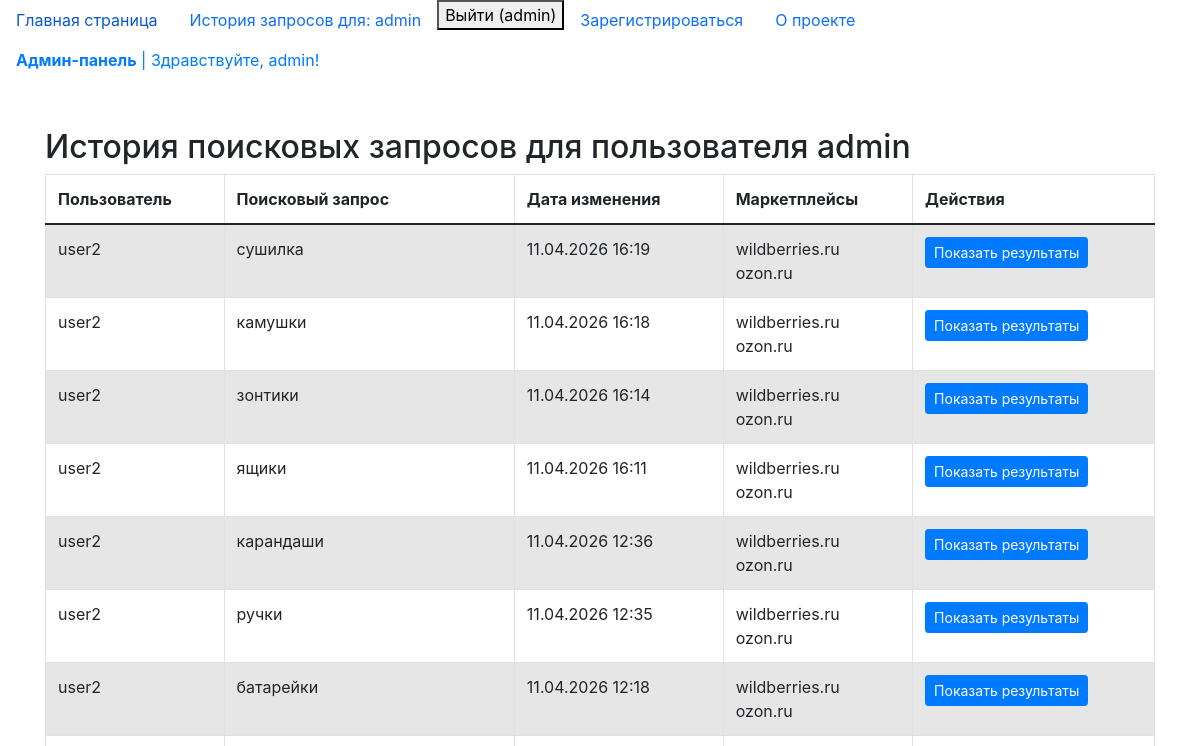
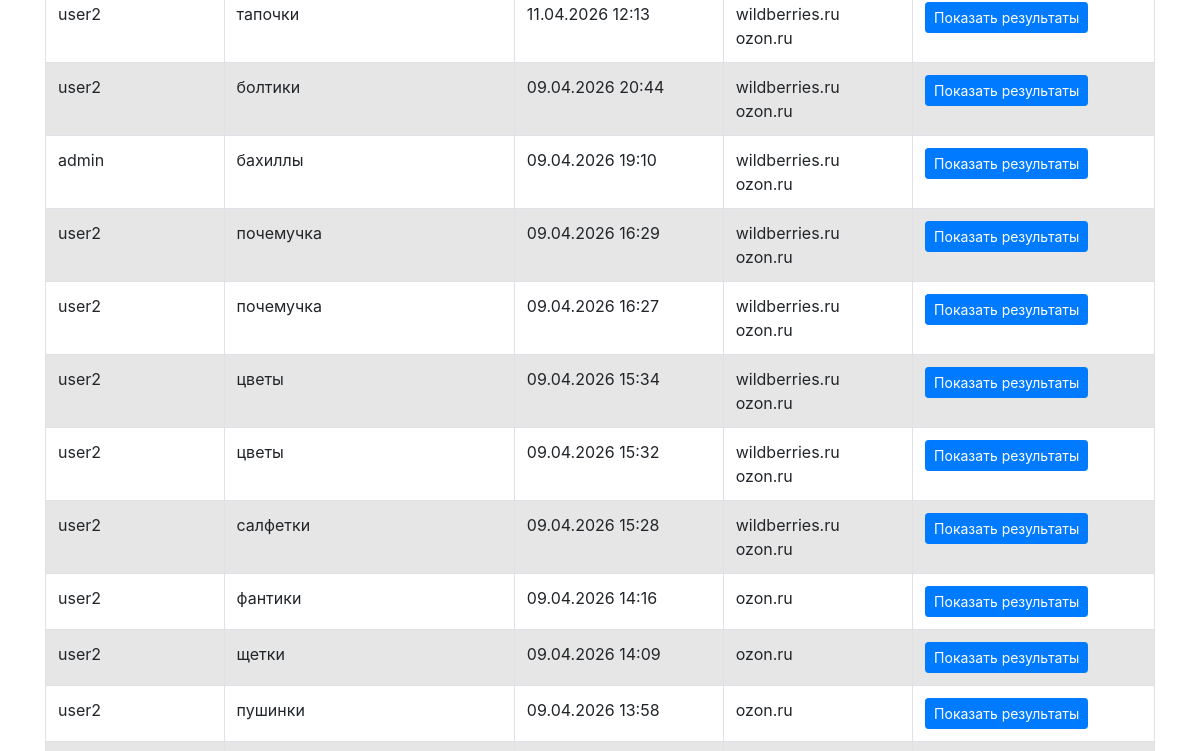
Before: /query_list/ (signed in, upper part) with the older database file (2 pictures, top to bottom).
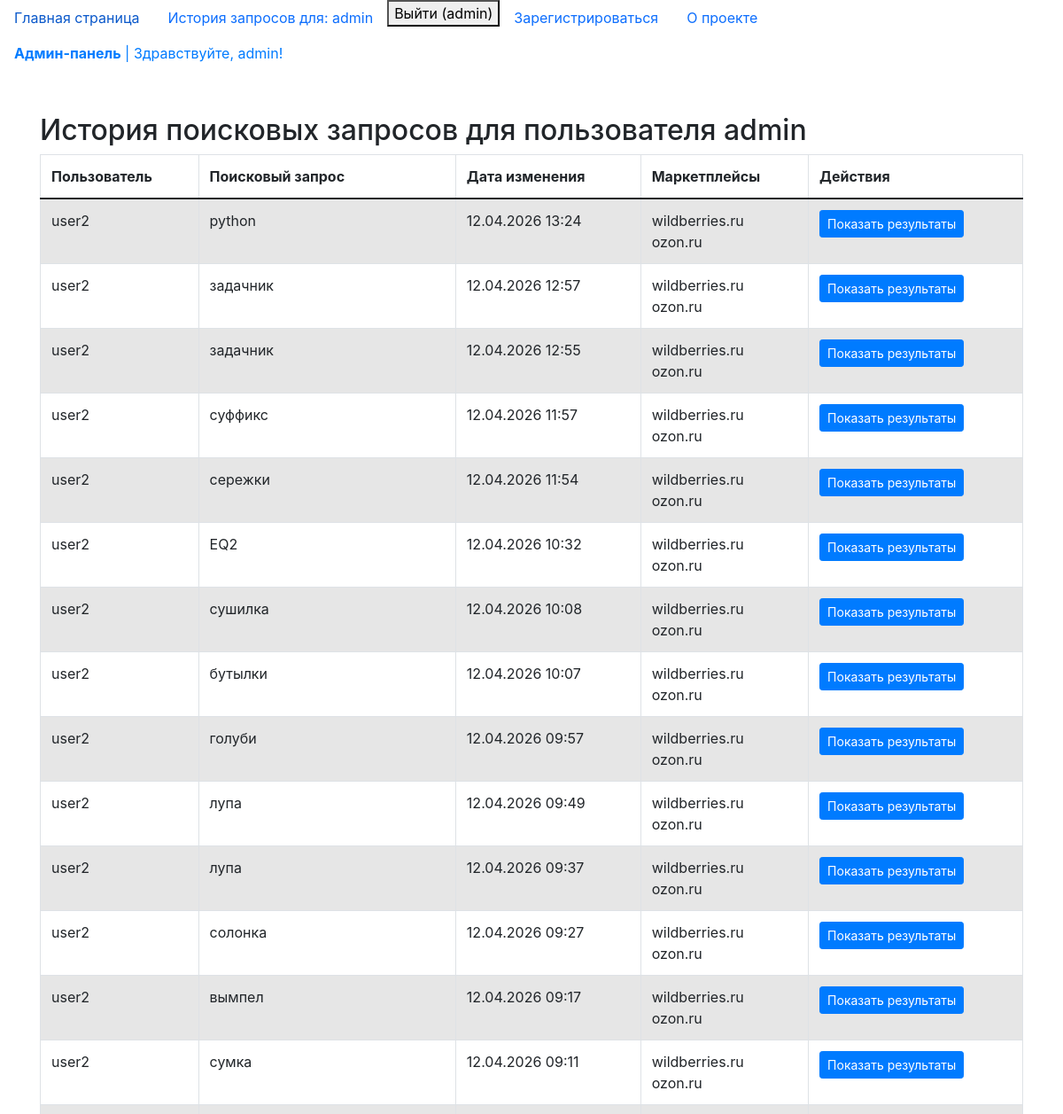
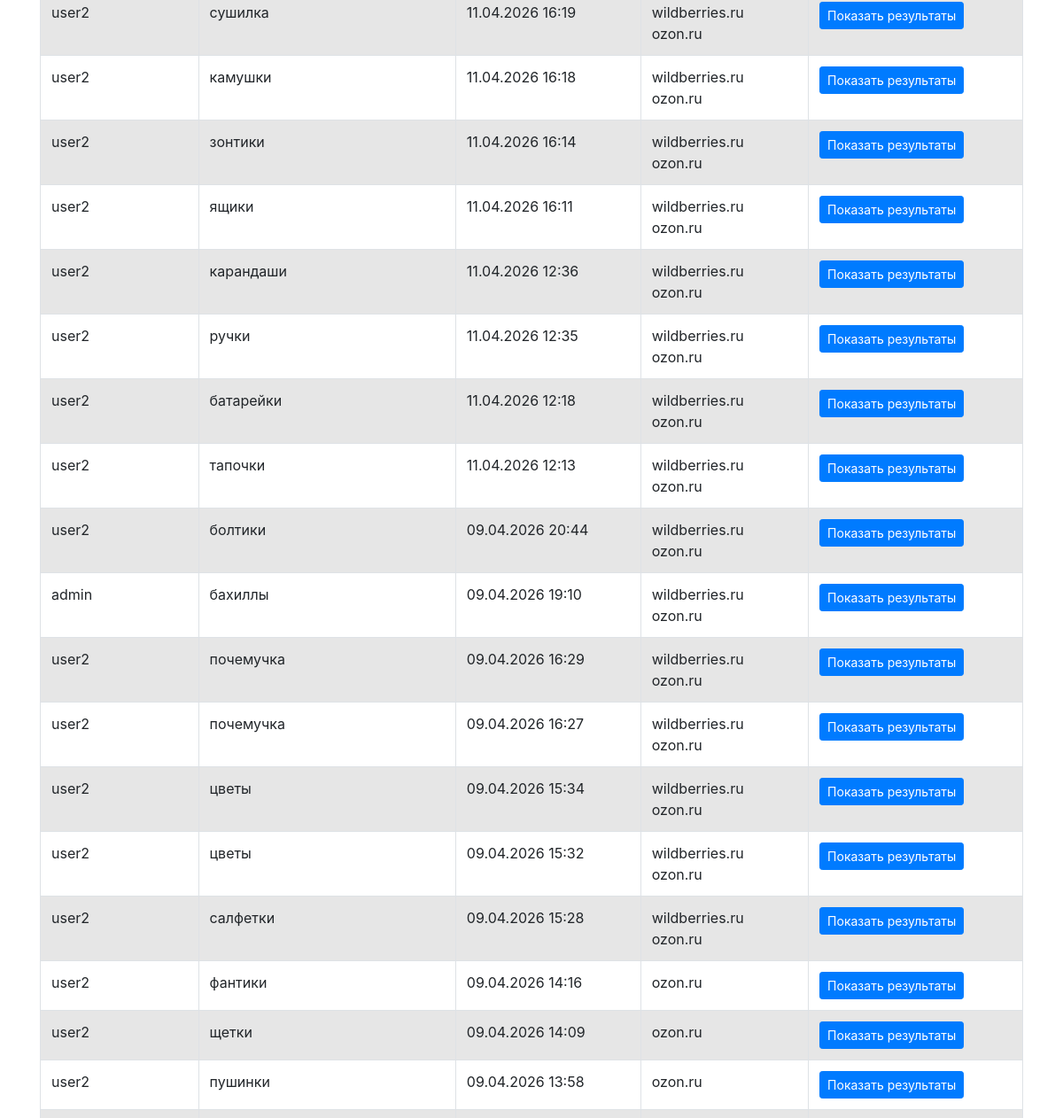
After: the same page with the newer database file (2 pictures, top to bottom).
### custom_user_app/models/CustomUser.py (models this page shows, shortened)
class CustomUser(AbstractUser):
    """Поле имени пользователя: уникальное, максимум 70 символов."""
    username = models.CharField(
        max_length=70,
        unique=True,
        verbose_name="Имя пользователя.",
    )
    """Поле электронной почты: уникальное, валидируется как email."""
    email = models.EmailField(unique=True, verbose_name="Электронная почта")
    """Дата и время создания записи (устанавливается один раз при создании)."""
    created_at = models.DateTimeField(
        auto_now_add=True, verbose_name="Создано"
    )
    """Дата и время последнего обновления записи (автоматически обновляется при сохранении)."""
    updated_at = models.DateTimeField(auto_now=True, verbose_name="Изменено")
    USERNAME_FIELD = "username"  # Поле, используемое для аутентификации (вместо email)
    REQUIRED_FIELDS = ["email"]  # Список полей, запрашиваемых при создании пользователя через createsuperuser
    objects = CustomUserManager()  # Использование кастомного менеджера пользователей

### web_scraping/models/searchers.py (models this page shows, shortened)
class Searchers(BaseModel):
    class Meta:
        verbose_name = "Запрос"  # Человекочитаемое имя модели в единственном числе
        verbose_name_plural = "Запросы"  # Человекочитаемое имя модели во множественном числе
    """Связь с моделью CustomUser. Указывает, какой пользователь сделал запрос.
    При удалении пользователя все его поисковые запросы также будут удалены (CASCADE)."""
    user = models.ForeignKey(
        CustomUser,
        on_delete=models.CASCADE,
        verbose_name="Пользователь",
    )
    """Текст поискового запроса. Максимальная длина — 100 символов.
    Минимальное количество символов — 2 (проверяется валидатором MinLengthValidator)."""
    query = models.CharField(
        max_length=100,
        verbose_name="Поисковый запрос",
        validators=[MinLengthValidator(2)],
    )
    """Связь многие‑ко‑многим с моделью Product. Указывает на товары,
    найденные по данному запросу. related_name позволяет обращаться
    к запросам из объекта Product через атрибут 'searches'."""
    products = models.ManyToManyField(
        Product,
        related_name="searches",
        verbose_name="Найденные товары",
    )
    """Связь многие‑ко‑многим с моделью Marketplace. Указывает,
    на каких маркетплейсах производился поиск по запросу.
    related_name позволяет обращаться к запросам из объекта Marketplace
    через атрибут 'searches'."""
    marketplaces = models.ManyToManyField(
        Marketplace,
        related_name="searches",
        verbose_name="Маркетплейсы для поиска",
    )

### web_scraping/models/marketplace.py (models this page shows, shortened)
class Marketplace(BaseModel):
    class Meta:
        verbose_name = "Маркетплейс"  # Человекочитаемое имя модели в единственном числе
        verbose_name_plural = "Маркетплейсы"  # Человекочитаемое имя модели во множественном числе
    """Название маркетплейса. Максимальная длина — 100 символов."""
    name = models.CharField(
        max_length=100,
        verbose_name="Название маркетплейса",
    )
    """Базовый URL маркетплейса. Поле автоматически валидирует корректность URL."""
    base_url = models.URLField(verbose_name="Базовый URL")

### web_scraping/views/query_list.py (the view, shortened to what this page needs)
# urls.py: path("query_list/", query_list, name="query_list"),
@login_required(login_url="login")
def query_list(request):
    if request.user.is_superuser:
        searchers = Searchers.objects.all().order_by("-id")
    else:
        searchers = Searchers.objects.filter(user=request.user).order_by("-id")
    marketplaces = Marketplace.objects.all()
    context = {
        "marketplaces": marketplaces,  # Список маркетплейсов
        "searchers": searchers,      # Список поисковых запросов
        "current_user": request.user  # Текущий пользователь
    }
    return render(
        request,
        "web_scarping/search_list.html",
        context=context,
    )

### web_scraping/templates/web_scarping/search_list.html (shortened to what this page needs)
{% extends 'web_scarping/base.html' %}
{% block body %}
<div class="container mt-5">
    <h2>История поисковых запросов для пользователя {{ user.username }}</h2>
    <div class="row">
        <div class="col-md-12">
            <table class="table table-striped table-bordered">
                <thead>
                    <tr>
                        <th>Пользователь</th>
                        <th>Поисковый запрос</th>
                        <th>Дата изменения</th>
                        <th>Маркетплейсы</th>
                        <th>Действия</th>
                    </tr>
                </thead>
                <tbody>
                    {% for search in searchers %}
                    <tr>
                        <td>{{ search.user.username }}</td>
                        <td>{{ search.query }}</td>
                        <td>{{ search.updated_at|date:"d.m.Y H:i" }}</td>
                        <td>
                            {% for marketplace in search.marketplaces.all %}
                                {{ marketplace.name }}<br>
                            {% empty %}
                                Маркетплейсы не выбраны
                            {% endfor %}
                        </td>
                        <td>
                            <a href="{% url 'query_result' search.id %}"
                               class="btn btn-primary btn-sm">
                                 Показать результаты
                            </a>
                        </td>
                    </tr>
                    {% empty %}
                    <tr>
                        <td colspan="5" class="text-center">
                            Записей не найдено
                        </td>
                    </tr>
                    {% endfor %}
                </tbody>
            </table>
        </div>
    </div>
</div>
{% endblock %}

### web_scraping/templates/web_scarping/base.html (shortened to what this page needs)
<!DOCTYPE html>
<html lang="ru">
<head>
    <link href="https://cdn.jsdelivr.net/npm/bootstrap@5.0.2/dist/css/bootstrap.min.css"
          rel="stylesheet"
>
    <link href="https://stackpath.bootstrapcdn.com/bootstrap/4.5.2/css/bootstrap.min.css" rel="stylesheet">
    <nav>
        <ul class="nav">
            <li class="nav-item">
                <a class="nav-link active" aria-current="page" href="{% url 'index' %}">Главная страница</a>
            </li>
            <li class="nav-item">
                <a class="nav-link" href="{% url 'query_list' %}">История запросов для: {{ user.username }}</a>
            </li>
            <li class="nav-item">
                {% if user.is_authenticated %}
                    <form method="post" action="{% url 'logout' %}">
                        <button type="submit">Выйти ({{ user.username }})</button>
                    </form>
                {% else %}
                    <a class="nav-link" href="{% url 'login' %}">Авторизоваться</a>
                {% endif %}
            </li>
            <li class="nav-item">
                <a class="nav-link" href="{% url 'register' %}">Зарегистрироваться</a>
            </li>
            <li class="nav-item">
                <a class="nav-link" href="{% url 'about' %}">О проекте</a>
            </li>
            <li class="nav-item">
                {% if user.is_authenticated %}
                    {% if user.is_superuser %}
                        <a class="nav-link text-primary" href="/admin/">
                            <strong>Админ-панель</strong> | Здравствуйте, {{ user.username }}!
                        </a>
                    {% else %}
                        <a class="nav-link disabled">Здравствуйте, {{ user.username }}!</a>
                    {% endif %}
                {% else %}
                    <a class="nav-link disabled">Добро пожаловать, советую авторизоваться!</a>
                {% endif %}
            </li>
        </ul>
    </nav>
</head>
<body>
    {% block body %}
    {% endblock %}
</body>
</html>

Changed rows visible on the page:
added Searchers: user.username "user2", query "python", updated_at "12.04.2026 13:24", Marketplace (name "wildberries.ru"), Marketplace (name "ozon.ru")
added Searchers: user.username "user2", query "задачник", updated_at "12.04.2026 12:57", Marketplace (name "wildberries.ru"), Marketplace (name "ozon.ru")
added Searchers: user.username "user2", query "задачник", updated_at "12.04.2026 12:55", Marketplace (name "wildberries.ru"), Marketplace (name "ozon.ru")
added Searchers: user.username "user2", query "суффикс", updated_at "12.04.2026 11:57", Marketplace (name "wildberries.ru"), Marketplace (name "ozon.ru")
added Searchers: user.username "user2", query "сережки", updated_at "12.04.2026 11:54", Marketplace (name "wildberries.ru"), Marketplace (name "ozon.ru")
added Searchers: user.username "user2", query "EQ2", updated_at "12.04.2026 10:32", Marketplace (name "wildberries.ru"), Marketplace (name "ozon.ru")
added Searchers: user.username "user2", query "сушилка", updated_at "12.04.2026 10:08", Marketplace (name "wildberries.ru"), Marketplace (name "ozon.ru")
added Searchers: user.username "user2", query "бутылки", updated_at "12.04.2026 10:07", Marketplace (name "wildberries.ru"), Marketplace (name "ozon.ru")
added Searchers: user.username "user2", query "голуби", updated_at "12.04.2026 09:57", Marketplace (name "wildberries.ru"), Marketplace (name "ozon.ru")
added Searchers: user.username "user2", query "лупа", updated_at "12.04.2026 09:49", Marketplace (name "wildberries.ru"), Marketplace (name "ozon.ru")
added Searchers: user.username "user2", query "лупа", updated_at "12.04.2026 09:37", Marketplace (name "wildberries.ru"), Marketplace (name "ozon.ru")
added Searchers: user.username "user2", query "солонка", updated_at "12.04.2026 09:27", Marketplace (name "wildberries.ru"), Marketplace (name "ozon.ru")
added Searchers: user.username "user2", query "вымпел", updated_at "12.04.2026 09:17", Marketplace (name "wildberries.ru"), Marketplace (name "ozon.ru")
added Searchers: user.username "user2", query "сумка", updated_at "12.04.2026 09:11", Marketplace (name "wildberries.ru"), Marketplace (name "ozon.ru")
